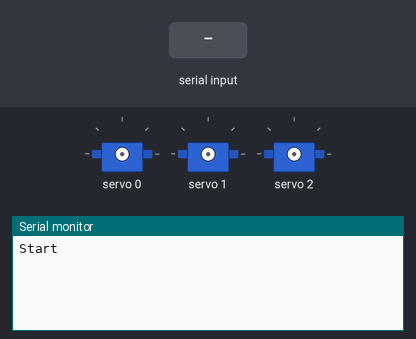
Bench run of a program on a simulated Arduino Uno, built with avr-gcc and run on an emulated ATmega328P. Shown: 3 × servo, the last lines printed to the serial monitor. The test bench sets the inputs (shaded band).

Above: at 1.3 s.
1.4 s: "1\n" received over Serial
At 2.3 s:
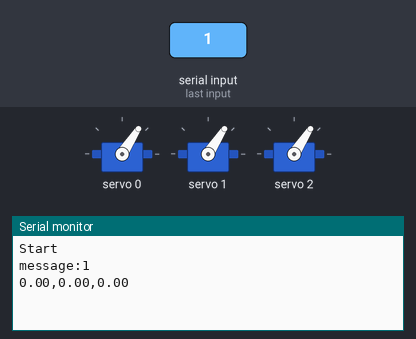
2.9 s: "0\n" received over Serial
At 3.6 s:
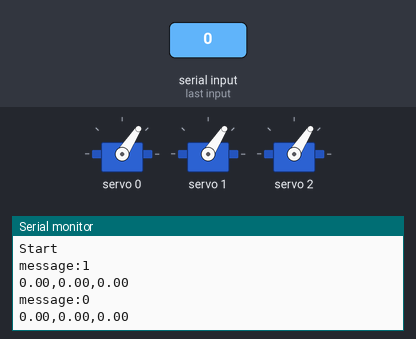
4.4 s: "2\n" received over Serial
At 4.9 s:
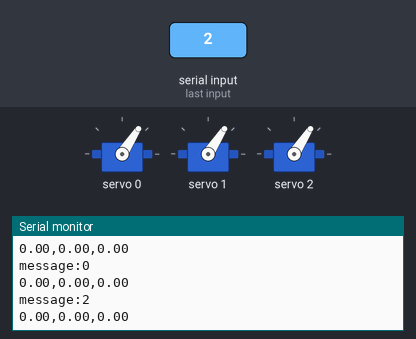

The program:

main.cpp
```cpp
#include <Arduino.h>
#include <ArduinoJson.h>
#include <Wire.h>
#include <Adafruit_PWMServoDriver.h>

#define SERVOMIN 500    // 最小パルス幅(μs)
#define SERVOMAX 2400   // 最大パルス幅(μs)

#define S0MIN 60
#define S0MAX 120
#define S1MIN 60
#define S1MAX 120
#define S2MIN 60
#define S2MAX 120
#define SERVO0PIN 0
#define SERVO1PIN 1
#define SERVO2PIN 2

float mapf(float x, float in_min, float in_max, float out_min, float out_max){
  return (x - in_min) * (out_max - out_min) / (in_max - in_min) + out_min;
}

float limitAngle(float angle, float min, float max){
    angle = angle > max ? max: angle;
    angle = angle < min ? min: angle;
    return angle;
}
String message;
StaticJsonDocument<400> doc;
Adafruit_PWMServoDriver pwm = Adafruit_PWMServoDriver(0x40);

float angle0;
float angle1;
float angle2;
int pulse0;
int pulse1;
int pulse2;

void setup() {
  Serial.begin(115200);
  Serial.println("Start");
  pwm.begin();
  pwm.setPWMFreq(50);
  delay(100);
}

void loop() {
  if(Serial.available() > 0){
    message = Serial.readStringUntil('\n');
    Serial.print("message:");
    Serial.println(message);
    DeserializationError error =  deserializeJson(doc, message);
    // 成否判定して失敗したらスキップ
    if(error.code() != DeserializationError::Ok) return;
    angle0 = doc["servo0"];
    angle1 = doc["servo1"];
    angle2 = doc["servo2"];
    Serial.print(angle0);
    Serial.print(",");
    Serial.print(angle1);
    Serial.print(",");
    Serial.println(angle2);
    angle0 = limitAngle(angle0, S0MIN, S0MAX);
    angle1 = limitAngle(angle1, S1MIN, S1MAX);
    angle2 = limitAngle(angle2, S2MIN, S2MAX);
    pulse0 = int(mapf(angle0, 0, 180, SERVOMIN, SERVOMAX));
    pulse1 = int(mapf(angle1, 0, 180, SERVOMIN, SERVOMAX));
    pulse2 = int(mapf(angle2, 0, 180, SERVOMIN, SERVOMAX));
    pwm.writeMicroseconds(SERVO0PIN, pulse0);
    pwm.writeMicroseconds(SERVO1PIN, pulse1);
    pwm.writeMicroseconds(SERVO2PIN, pulse2);
  }
  delay(100);
}
```

Measured:
- after the input at 1.4 s, the serial monitor: prints a new line at once (image 1)
- after the input at 2.9 s, the serial monitor: prints a new line at once (image 2)
- after the input at 4.4 s, the serial monitor: prints a new line at once (image 3)
